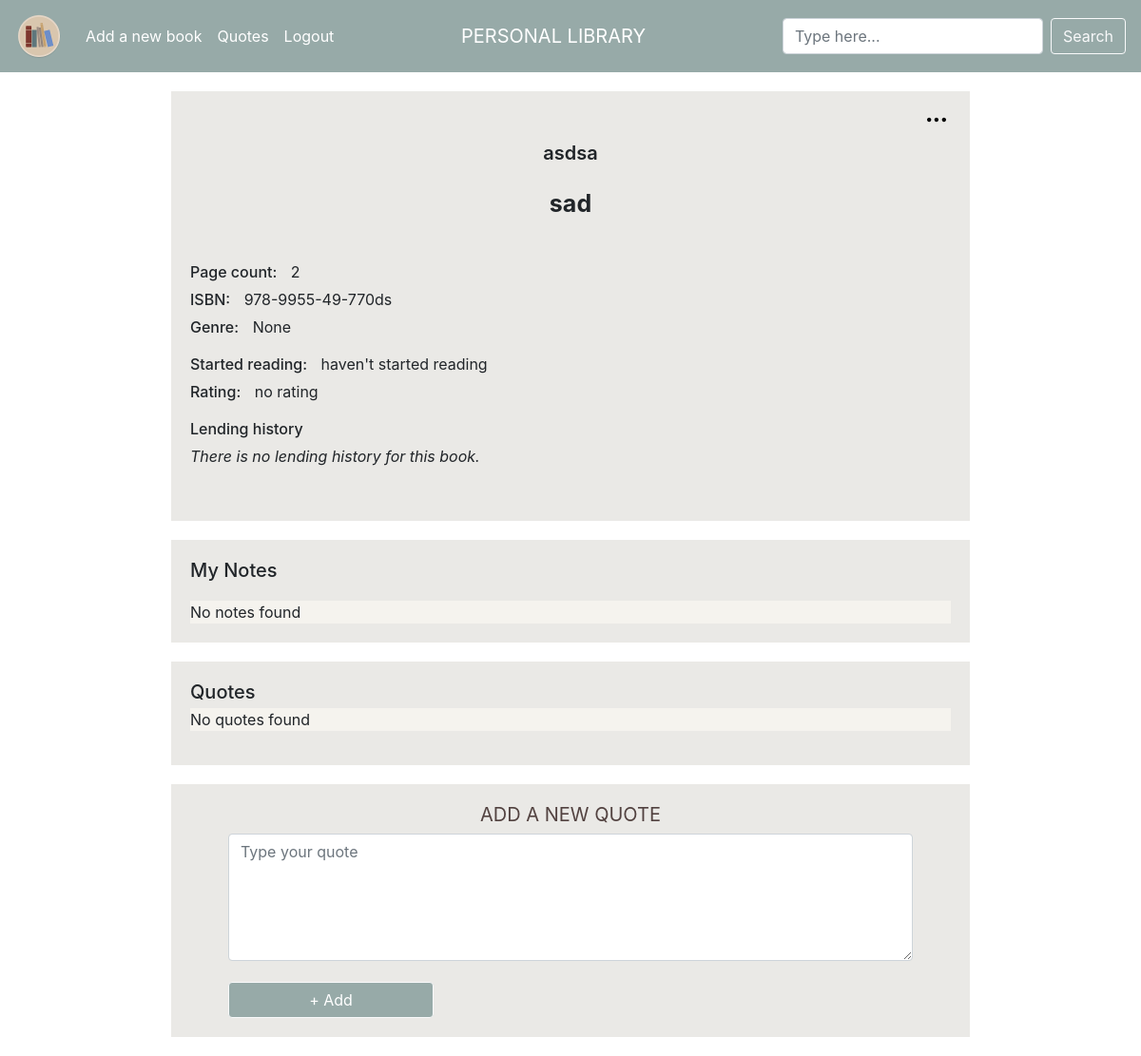
Page /book/4 (signed in) on the committed database.
### tables this page shows
CREATE TABLE "books" (user_id INTEGER NOT NULL, title TEXT NOT NULL, author TEXT NOT NULL, pages INTEGER NOT NULL, isbn TEXT NULL, genre TEXT NULL, rating INTEGER NULL, started DATE NULL, finished DATE NULL, owner TEXT NULL, notes TEXT NULL, lent BOOLEAN NULL, book_id INTEGER PRIMARY KEY AUTOINCREMENT NOT NULL);

### application.py (the view)
@app.route("/book/<book_id>", methods=["GET", "POST", "DELETE"])
@login_required
def book(book_id):
    if request.method == "GET":
        data = db.execute("""SELECT * FROM books
                            WHERE book_id = :book_id
                             AND user_id = :user_id """,
                          book_id=book_id,
                          user_id=session["user_id"])
        print('BOOK PROFILE | data: ' + str(data), flush=True)
        quotes = db.execute("""SELECT * FROM quotes
                            JOIN books ON books.book_id = quotes.book_id
                            WHERE books.book_id = :book_id
                            AND books.user_id = :user_id """,
                            book_id=book_id,
                            user_id=session["user_id"])
        print('BOOK PROFILE | quotes: ' + str(quotes), flush=True)
        lendings = db.execute("""SELECT * FROM lending
                            JOIN books ON books.book_id = lending.book_id
                            WHERE books.book_id = :book_id
                            AND books.user_id = :user_id """,
                              book_id=book_id,
                              user_id=session["user_id"])
        print('BOOK PROFILE | lendings: ' + str(lendings), flush=True)
        return render_template("book.html", data=data, quotes=quotes, lendings=lendings)
    elif request.method == "POST":
        return redirect("/book")
    elif request.method == "DELETE":
        db.execute(""" DELETE FROM books WHERE book_id = :book_id""",
                   book_id=book_id)
        return 0

### application.py (called while the page is built)
@app.after_request
def after_request(response):
    response.headers["Cache-Control"] = "no-cache, no-store, must-revalidate"
    response.headers["Expires"] = 0
    response.headers["Pragma"] = "no-cache"
    return response

### helpers.py (called while the page is built)
def login_required(f):
    @wraps(f)
    def decorated_function(*args, **kwargs):
        if session.get("user_id") is None:
            return redirect("/login")
        return f(*args, **kwargs)
    return decorated_function

### templates/book.html (shortened to what this page needs)
{% extends "layout.html" %}
{% block main %}
    {% for book in data %}
        <div class="profile_container_top">
            <div class="item-a book_profile_author">{{ book.author }}</div>
            <div class="item-b book_profile_book_title">{{ book.title }}</div>
            <div class="item-d">
                <p class="book_profile_titles">Page count:</p>
                <div class="book_profile_text">{{ book.pages }}</div>
                <br>
                <p class="book_profile_titles">ISBN:</p>
                <div class="book_profile_text">{{ book.isbn }}</div>
                <br>
                <p class="book_profile_titles">Genre:</p>
                <div class="book_profile_text">{{ book.genre }}</div>
                <br>
            </div>
            <div class="item-e">
                <p class="book_profile_titles">Started reading:</p>
                {% if book.started %}
                    <div class="book_profile_text">{{ book.started }}</div>
                    <br>
                    <p class="book_profile_titles">Finished reading:</p>
                    {% if book.finished %}
                        <div class="book_profile_text">{{ book.finished }}</div>
                    {% else %}
                        <div class="book_profile_text">haven't finished reading</div>
                    {% endif %}
                {% else %}
                    <div class="book_profile_text">haven't started reading</div>
                {% endif %}
                <br>
                <p class="book_profile_titles">Rating:</p>
                {% if book.rating %}
                    <div class="book_profile_text">{{ book.rating }}</div>
                {% else %}
                    <div class="book_profile_text">no rating</div>
                {% endif %}
            </div>
            <div class="item-f">
                <p class="book_profile_titles">Lending history</p>
                {% if not lendings %}
                    <p><i>There is no lending history for this book.</i></p>
                {% endif %}
            </div>
            <div class="item-g">
                <div class="book_options">
                    <img class="book_options_image"
                         onclick="showOptionsFor('opt{{ book.book_id }}')"
                         src="../static/options.svg"
                         alt="options"/>
                </div>
            </div>
        </div>
    {% endfor %}
    <div class="profile_container_notes">
        <div class="item-h"><h5 class="book_profile_titles">My Notes</h5></div>
        {% for book in data %}
            {% if book.notes %}
                <div class="item-j quote_sand_bg_profile">
                    <p class="note_text">{{ book.notes }}</p>
                </div>
            {% else %}
                <div class="item-j">No notes found</div>
            {% endif %}
        {% endfor %}
    </div>
    <div class="profile_container_quotes">
        <div class="quote_brown_bg_profile">
            <div class="quotes_profile"><h5 class="book_profile_titles">Quotes</h5></div>
            {% if not quotes %}
                <div class="item-j">No quotes found</div></p>
            {% endif %}
        </div>
    </div>
    {% for book in data %}
        <div class=" container_new_quote">
            <h2 id="add_quote">ADD A NEW QUOTE</h2>
            <form id="new_quote" action="/book/{{ book.book_id }}/new-quote" method="post" autocomplete="off">
                <div class="form-group" id="quote_quote">
                    <textarea autocomplete="off" class="form-control" name="quote" contenteditable="true"
                              placeholder="Type your quote" cols="30" rows="5" required="required"></textarea>
                </div>
                <br>
                <button class="btn btn-light" type="submit" id="quote_btn">+ Add</button>
            </form>
        </div>
    {% endfor %}
{% endblock %}

### static/style.css (style rules this page uses)
.btn-light { color: white; background-color: #97aaa8 !important; display: inline; }
.form-group { display: inline-block; }
textarea { min-height: 50px; }
.form-control { display: inline-block; max-width: 100%; }
.item-a { grid-area: author; }
.item-b { grid-area: title; }
.item-d { grid-area: col_a; }
.item-e { grid-area: col_b; }
.item-f { grid-area: col_c; overflow-y: scroll; max-height: 200px; }
.item-g { grid-area: options_column; display: flex; flex-direction: row; justify-content: flex-end; }
.profile_container_top { display: grid; background-color: #eae9e6; margin: 20px auto; padding: 20px; max-width: 70%; column-gap: 10px; row-gap: 5px; grid-template-columns: 1fr 1fr 1fr 1.5fr 0.5fr; grid-template-rows: auto auto auto; grid-template-areas: "book_cover author author author options_column" "book_cover title title title ." "book_cover col_a col_b col_c col_c"; }
.item-h { grid-area: my_notes; width: 100%; }
.item-j { grid-area: notes_text; overflow: auto; background-color: #f5f3ee; }
.profile_container_notes { display: grid; background-color: #eae9e6; margin: 20px auto; padding: 20px; max-width: 70%; column-gap: 10px; row-gap: 15px; grid-template-columns: auto auto auto 1fr; grid-template-rows: auto; grid-template-areas: "my_notes my_notes my_notes my_notes" "notes_text notes_text notes_text notes_text"; }
.book_profile_author { text-align: center; font-size: 20px; font-weight: 600; margin: 10px; }
.book_profile_book_title { text-align: center; font-size: 25px; font-weight: 700; margin: 0px 10px 30px 10px; }
.book_profile_titles { display: inline-block; font-weight: 500; margin-bottom: 5px; }
.book_profile_text { display: inline-block; margin-left: 10px; }
.quote_brown_bg_profile { background-color: #eae9e6; margin: 20px auto; padding: 20px; max-width: 70%; }
@media (min-width: 831px) and (max-width: 1469px) { .book_profile_author { text-align: center; font-size: 20px; font-weight: 600; margin: 10px; } }
@media (min-width: 831px) and (max-width: 1469px) { .book_profile_book_title { text-align: center; font-size: 25px; font-weight: 700; margin: 0px 10px 30px 10px; } }
@media (min-width: 831px) and (max-width: 1469px) { .profile_container_top { display: grid; background-color: #eae9e6; margin: 20px auto; padding: 20px; max-width: 70%; column-gap: 10px; row-gap: 10px; grid-template-columns: 100%; grid-template-rows: auto; grid-template-areas: "options_column" "author" "title" "col_a" "col_b" "col_c"; } }
#add_quote { text-align: center; font-weight: 400; font-size: 20px; color: #524240; }
#new_quote { width: 90%; margin-right: auto; margin-left: auto; }
#quote_author, #quote_title, #quote_quote { width: 100%; align-items: center; }
#quote_btn { width: 30%; align-items: center; }
textarea { width: 100%; border: none; }
.container_new_quote { background-color: #eae9e6; margin: 20px auto; padding: 20px; max-width: 70%; }
.book_options { display: flex; flex-direction: column; justify-content: flex-start; align-content: flex-end; max-height: 10px; max-width: 10px; }
.book_options_image { background-color: transparent; padding: 0 5px; border: transparent; height: 20px; align-self: flex-end; }

### rows in the picture
books: author "asdsa", title "sad", pages "2", isbn "978-9955-49-770ds", genre "None", started "haven't started reading", rating "no rating", notes "No notes found"
